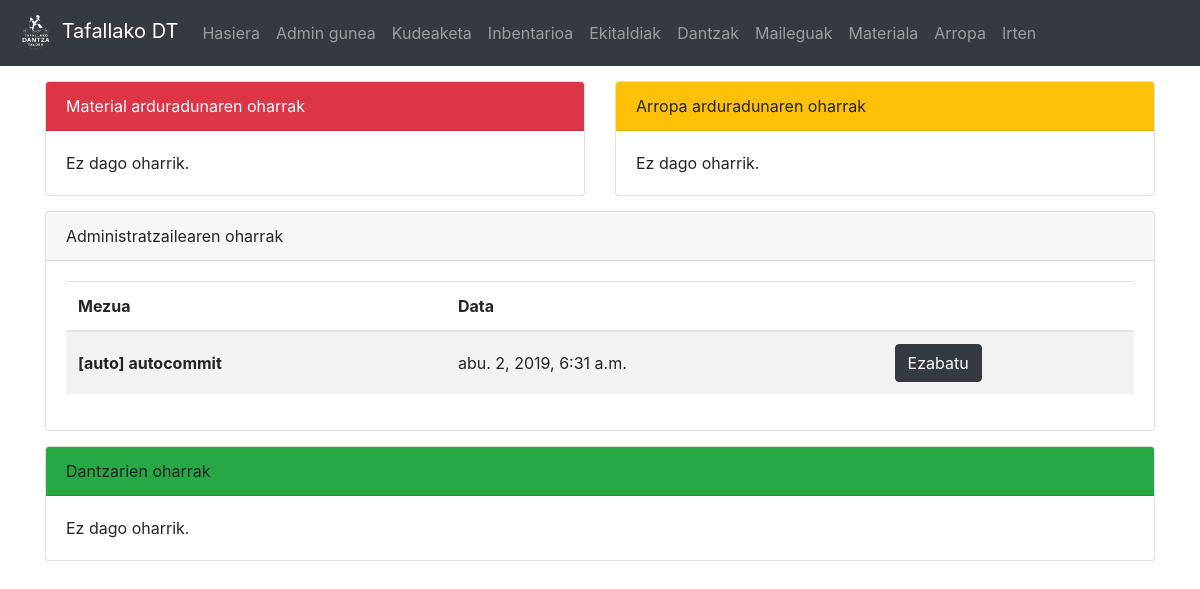
Page / (signed in) on the earlier database version.
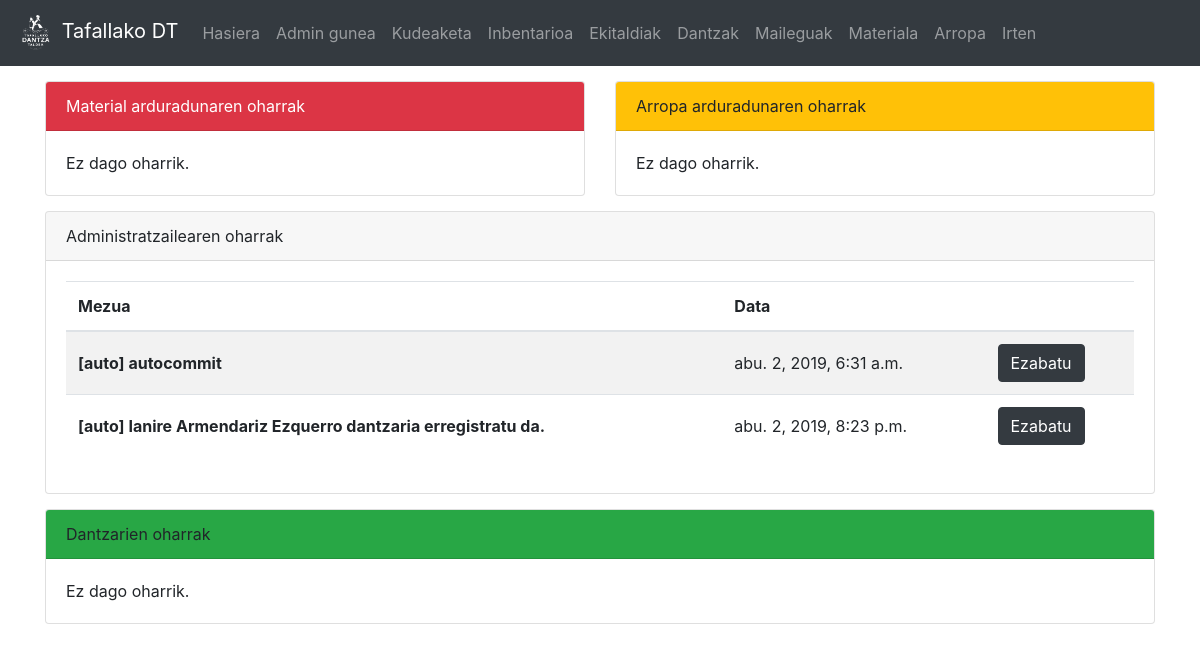
Same page on the later database version.
### dantza/models.py (models this page shows, shortened)
class Oharra(models.Model):
	mezua = models.CharField(max_length=200)
	igorlea = models.CharField(max_length=100, default="auto")
	hartzailea = models.CharField(max_length=10, choices = HARTZAILEA)
	data = models.DateTimeField('Oharraren data')
	def __str__(self):
		return "[" + self.igorlea + "] " + self.mezua

### dantza/views.py (the view)
# urls.py: path('', views.index, name = 'index'),
def index(request):
	if 'd' in request.GET:
		delete = request.GET['id']
		Oharra.objects.get(pk=delete).delete()
		return HttpResponseRedirect('/')
	if request.user.is_authenticated:
		if Dantzaria.objects.filter(user=request.user).exists():
			d = Dantzaria.objects.get(user=request.user)
			o_list = Oharra.objects.all()
			return render(request,'dantza/index.html', {'mezuak':o_list})
		else:
			return render(request,'dantza/index.html', {'err':'Ez duzu erregistroa amaitu, sakatu <a href="/signup_end">hemen</a> amaitzeko'})
	return render(request,'dantza/index.html', {})

### dantza/templatetags/auth_extras.py (called while the page is built)
@register.filter(name='has_group')
def has_group(user, group_name):
    return user.groups.filter(name=group_name).exists()

@register.filter(name='messages_for')
def message_for(list,p):
	return list.filter(hartzailea=p)

### templates/dantza/index.html (shortened to what the changed rows need)
{% extends "dantza/base.html" %}
{% block edukia %}
<div class="container">
{% if request.user.is_authenticated %}
	{% load auth_extras %}
	<div class="row">
		{% if request.user.is_superuser %}
			<div class="col-12" style="margin-top: 15px">
				<div class="card">
					<div class="card-body">
						{% if mezuak and mezuak|messages_for:'AD' %}
							<div class="table-responsive">
								<table class="table table-hover table-striped">
								  <thead>
									<tr>
									  <th scope="col">Mezua</th>
									  <th scope="col">Data</th>
									  <th scope="col"></th>
									</tr>
								  </thead>
								  <tbody>
									{% for m in mezuak|messages_for:'AD' %}
											<tr>
											  <th scope="row" style="vertical-align:middle;">{{ m | safe }}</th>
											  <td style="vertical-align:middle;">{{ m.data }}</td>
											  <td style="vertical-align:middle;">
												  <a class="btn btn-dark" href="?d&id={{ m.pk }}">Ezabatu</a>
											  </td>
										  </tr>
									{% endfor %}
									</tbody>
								</table>
							</div>
						{% else %}
							Ez dago oharrik.
						{% endif %}
					</div>
				</div>
			</div>
		{% endif %}
	</div>
{% endif %}
</div>
{% endblock edukia %}

Differences in the rows shown:
added Oharra: igorlea+mezua "[auto] Ianire Armendariz Ezquerro dantzaria erregistratu da.", data "abu. 2, 2019, 8:23 p.m."
